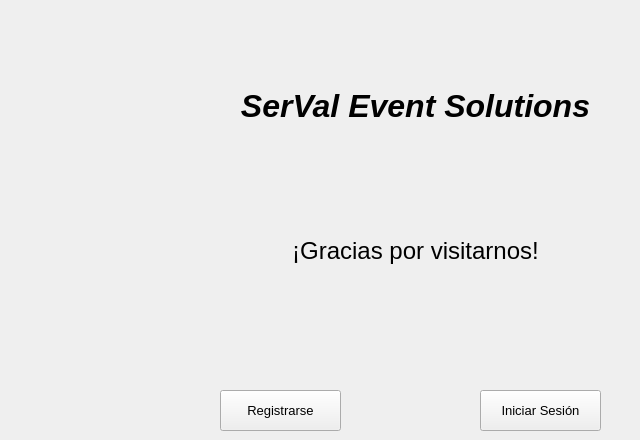
    <widget class="QWidget" name="page00_Inicio">
     <widget class="QLabel" name="label_2">
      <property name="geometry">
       <rect>
        <x>260</x>
        <y>220</y>
        <width>311</width>
        <height>61</height>
       </rect>
      </property>
      <property name="font">
       <font>
        <pointsize>18</pointsize>
       </font>
      </property>
      <property name="text">
       <string>¡Gracias por visitarnos!</string>
      </property>
      <property name="alignment">
       <set>Qt::AlignCenter</set>
      </property>
     </widget>
     <widget class="QLabel" name="label">
      <property name="geometry">
       <rect>
        <x>200</x>
        <y>70</y>
        <width>431</width>
        <height>71</height>
       </rect>
      </property>
      <property name="font">
       <font>
        <pointsize>24</pointsize>
        <italic>true</italic>
        <bold>true</bold>
       </font>
      </property>
      <property name="text">
       <string>SerVal Event Solutions</string>
      </property>
      <property name="alignment">
       <set>Qt::AlignCenter</set>
      </property>
     </widget>
     <widget class="QPushButton" name="pushButton_Registrarse">
      <property name="geometry">
       <rect>
        <x>220</x>
        <y>390</y>
        <width>121</width>
        <height>41</height>
       </rect>
      </property>
      <property name="font">
       <font>
        <pointsize>10</pointsize>
       </font>
      </property>
      <property name="text">
       <string>Registrarse</string>
      </property>
     </widget>
     <widget class="QPushButton" name="pushButton_Iniciar">
      <property name="geometry">
       <rect>
        <x>480</x>
        <y>390</y>
        <width>121</width>
        <height>41</height>
       </rect>
      </property>
      <property name="font">
       <font>
        <pointsize>10</pointsize>
       </font>
      </property>
      <property name="styleSheet">
       <string notr="true"/>
      </property>
      <property name="text">
       <string>Iniciar Sesión</string>
      </property>
     </widget>
    </widget>
